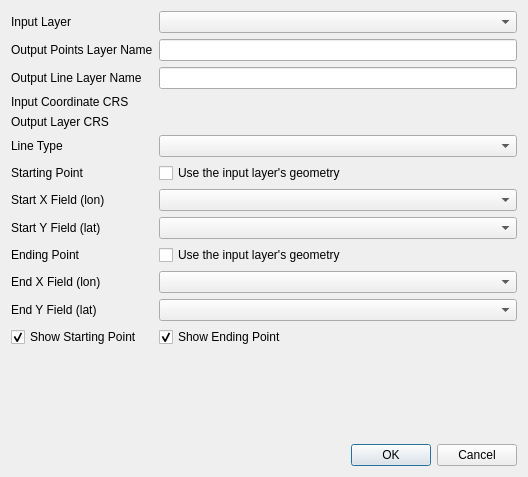
<?xml version="1.0" encoding="UTF-8"?>
<ui version="4.0">
 <class>Dialog</class>
 <widget class="QDialog" name="Dialog">
  <property name="geometry">
   <rect>
    <x>0</x>
    <y>0</y>
    <width>528</width>
    <height>477</height>
   </rect>
  </property>
  <property name="windowTitle">
   <string>XY to Line</string>
  </property>
  <property name="modal">
   <bool>true</bool>
  </property>
  <layout class="QVBoxLayout" name="verticalLayout">
   <item>
    <layout class="QFormLayout" name="formLayout">
     <property name="fieldGrowthPolicy">
      <enum>QFormLayout::AllNonFixedFieldsGrow</enum>
     </property>
     <item row="0" column="0">
      <widget class="QLabel" name="label">
       <property name="text">
        <string>Input Layer</string>
       </property>
      </widget>
     </item>
     <item row="0" column="1">
      <widget class="QgsMapLayerComboBox" name="inputMapLayerComboBox">
       <property name="sizePolicy">
        <sizepolicy hsizetype="Expanding" vsizetype="Fixed">
         <horstretch>0</horstretch>
         <verstretch>0</verstretch>
        </sizepolicy>
       </property>
      </widget>
     </item>
     <item row="2" column="0">
      <widget class="QLabel" name="label_2">
       <property name="text">
        <string>Output Points Layer Name</string>
       </property>
      </widget>
     </item>
     <item row="2" column="1">
      <widget class="QLineEdit" name="pointsNameLineEdit"/>
     </item>
     <item row="3" column="0">
      <widget class="QLabel" name="label_3">
       <property name="text">
        <string>Output Line Layer Name</string>
       </property>
      </widget>
     </item>
     <item row="3" column="1">
      <widget class="QLineEdit" name="lineNameLineEdit"/>
     </item>
     <item row="4" column="0">
      <widget class="QLabel" name="label_12">
       <property name="text">
        <string>Input Coordinate CRS</string>
       </property>
      </widget>
     </item>
     <item row="4" column="1">
      <widget class="QgsProjectionSelectionWidget" name="inputQgsProjectionSelectionWidget"/>
     </item>
     <item row="5" column="0">
      <widget class="QLabel" name="label_11">
       <property name="text">
        <string>Output Layer CRS</string>
       </property>
      </widget>
     </item>
     <item row="5" column="1">
      <widget class="QgsProjectionSelectionWidget" name="outputQgsProjectionSelectionWidget"/>
     </item>
     <item row="6" column="0">
      <widget class="QLabel" name="label_4">
       <property name="text">
        <string>Line Type</string>
       </property>
      </widget>
     </item>
     <item row="6" column="1">
      <widget class="QComboBox" name="lineTypeComboBox">
       <property name="sizePolicy">
        <sizepolicy hsizetype="Expanding" vsizetype="Fixed">
         <horstretch>0</horstretch>
         <verstretch>0</verstretch>
        </sizepolicy>
       </property>
      </widget>
     </item>
     <item row="7" column="0">
      <widget class="QLabel" name="label_5">
       <property name="text">
        <string>Starting Point</string>
       </property>
      </widget>
     </item>
     <item row="7" column="1">
      <widget class="QCheckBox" name="startCheckBox">
       <property name="text">
        <string>Use the input layer's geometry</string>
       </property>
      </widget>
     </item>
     <item row="8" column="0">
      <widget class="QLabel" name="label_6">
       <property name="text">
        <string>Start X Field (lon)</string>
       </property>
      </widget>
     </item>
     <item row="8" column="1">
      <widget class="QgsFieldComboBox" name="startXFieldComboBox"/>
     </item>
     <item row="9" column="0">
      <widget class="QLabel" name="label_7">
       <property name="text">
        <string>Start Y Field (lat)</string>
       </property>
      </widget>
     </item>
     <item row="9" column="1">
      <widget class="QgsFieldComboBox" name="startYFieldComboBox"/>
     </item>
     <item row="10" column="0">
      <widget class="QLabel" name="label_8">
       <property name="text">
        <string>Ending Point</string>
       </property>
      </widget>
     </item>
     <item row="10" column="1">
      <widget class="QCheckBox" name="endCheckBox">
       <property name="text">
        <string>Use the input layer's geometry</string>
       </property>
      </widget>
     </item>
     <item row="11" column="0">
      <widget class="QLabel" name="label_9">
       <property name="text">
        <string>End X Field (lon)</string>
       </property>
      </widget>
     </item>
     <item row="11" column="1">
      <widget class="QgsFieldComboBox" name="endXFieldComboBox"/>
     </item>
     <item row="12" column="0">
      <widget class="QLabel" name="label_10">
       <property name="text">
        <string>End Y Field (lat)</string>
       </property>
      </widget>
     </item>
     <item row="12" column="1">
      <widget class="QgsFieldComboBox" name="endYFieldComboBox"/>
     </item>
     <item row="13" column="0">
      <widget class="QCheckBox" name="showStartCheckBox">
       <property name="text">
        <string>Show Starting Point</string>
       </property>
       <property name="checked">
        <bool>true</bool>
       </property>
      </widget>
     </item>
     <item row="13" column="1">
      <widget class="QCheckBox" name="showEndCheckBox">
       <property name="text">
        <string>Show Ending Point</string>
       </property>
       <property name="checked">
        <bool>true</bool>
       </property>
      </widget>
     </item>
    </layout>
   </item>
   <item>
    <widget class="QDialogButtonBox" name="buttonBox">
     <property name="orientation">
      <enum>Qt::Horizontal</enum>
     </property>
     <property name="standardButtons">
      <set>QDialogButtonBox::Cancel|QDialogButtonBox::Ok</set>
     </property>
    </widget>
   </item>
  </layout>
 </widget>
 <customwidgets>
  <customwidget>
   <class>QgsFieldComboBox</class>
   <extends>QComboBox</extends>
   <header>qgis.gui</header>
  </customwidget>
  <customwidget>
   <class>QgsMapLayerComboBox</class>
   <extends>QComboBox</extends>
   <header>qgis.gui</header>
  </customwidget>
  <customwidget>
   <class>QgsProjectionSelectionWidget</class>
   <extends>QWidget</extends>
   <header>qgis.gui</header>
  </customwidget>
 </customwidgets>
 <resources/>
 <connections>
  <connection>
   <sender>buttonBox</sender>
   <signal>accepted()</signal>
   <receiver>Dialog</receiver>
   <slot>accept()</slot>
   <hints>
    <hint type="sourcelabel">
     <x>248</x>
     <y>254</y>
    </hint>
    <hint type="destinationlabel">
     <x>157</x>
     <y>274</y>
    </hint>
   </hints>
  </connection>
  <connection>
   <sender>buttonBox</sender>
   <signal>rejected()</signal>
   <receiver>Dialog</receiver>
   <slot>reject()</slot>
   <hints>
    <hint type="sourcelabel">
     <x>316</x>
     <y>260</y>
    </hint>
    <hint type="destinationlabel">
     <x>286</x>
     <y>274</y>
    </hint>
   </hints>
  </connection>
 </connections>
</ui>
